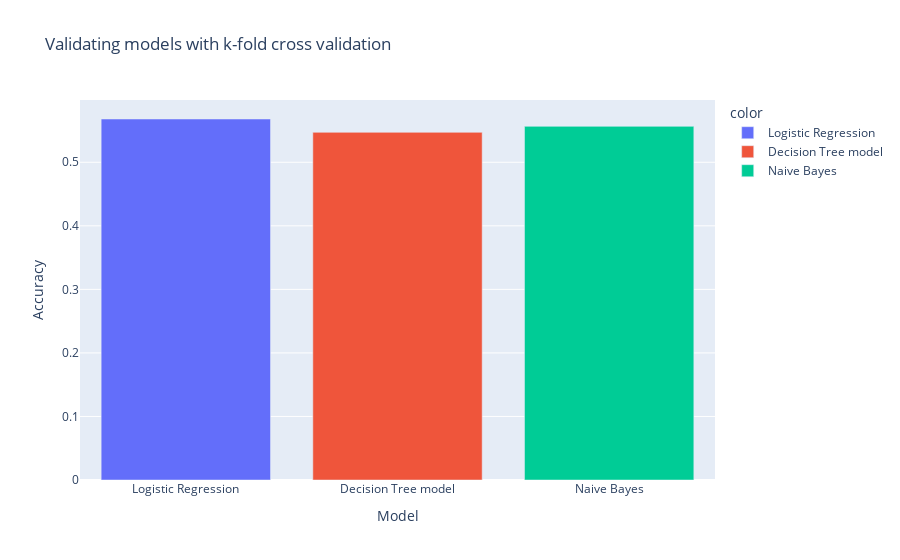

Notebook source saved alongside this figure:
### Code cell
fig = px.bar(x=['Logistic Regression', 'Decision Tree model', 'Naive Bayes'], 
             y=[accuracy_logr, accuracy_dtree, accuracy_nb], 
            color=['Logistic Regression', 'Decision Tree model', 'Naive Bayes'],
             labels={'x': 'Model', 'y': 'Accuracy'},
            title='Validating models with k-fold cross validation')
fig.show()

### Figure 1 — Plotly figure (JSON) as saved in the notebook; plotly's stock layout.template omitted (floating-point values rounded to 4 significant figures)
{"data": [{"alignmentgroup": "True", "hovertemplate": "color=Logistic Regression<br>Model=%{x}<br>Accuracy=%{y}<extra></extra>", "legendgroup": "Logistic Regression", "marker": {"color": "#636efa", "pattern": {"shape": ""}}, "name": "Logistic Regression", "offsetgroup": "Logistic Regression", "orientation": "v", "showlegend": true, "textposition": "auto", "type": "bar", "x": ["Logistic Regression"], "xaxis": "x", "y": [0.5681], "yaxis": "y"}, {"alignmentgroup": "True", "hovertemplate": "color=Decision Tree model<br>Model=%{x}<br>Accuracy=%{y}<extra></extra>", "legendgroup": "Decision Tree model", "marker": {"color": "#EF553B", "pattern": {"shape": ""}}, "name": "Decision Tree model", "offsetgroup": "Decision Tree model", "orientation": "v", "showlegend": true, "textposition": "auto", "type": "bar", "x": ["Decision Tree model"], "xaxis": "x", "y": [0.5471], "yaxis": "y"}, {"alignmentgroup": "True", "hovertemplate": "color=Naive Bayes<br>Model=%{x}<br>Accuracy=%{y}<extra></extra>", "legendgroup": "Naive Bayes", "marker": {"color": "#00cc96", "pattern": {"shape": ""}}, "name": "Naive Bayes", "offsetgroup": "Naive Bayes", "orientation": "v", "showlegend": true, "textposition": "auto", "type": "bar", "x": ["Naive Bayes"], "xaxis": "x", "y": [0.5565], "yaxis": "y"}], "layout": {"barmode": "relative", "legend": {"title": {"text": "color"}, "tracegroupgap": 0}, "title": {"text": "Validating models with k-fold cross validation"}, "xaxis": {"anchor": "y", "domain": [0, 1], "title": {"text": "Model"}}, "yaxis": {"anchor": "x", "domain": [0, 1], "title": {"text": "Accuracy"}}}}
